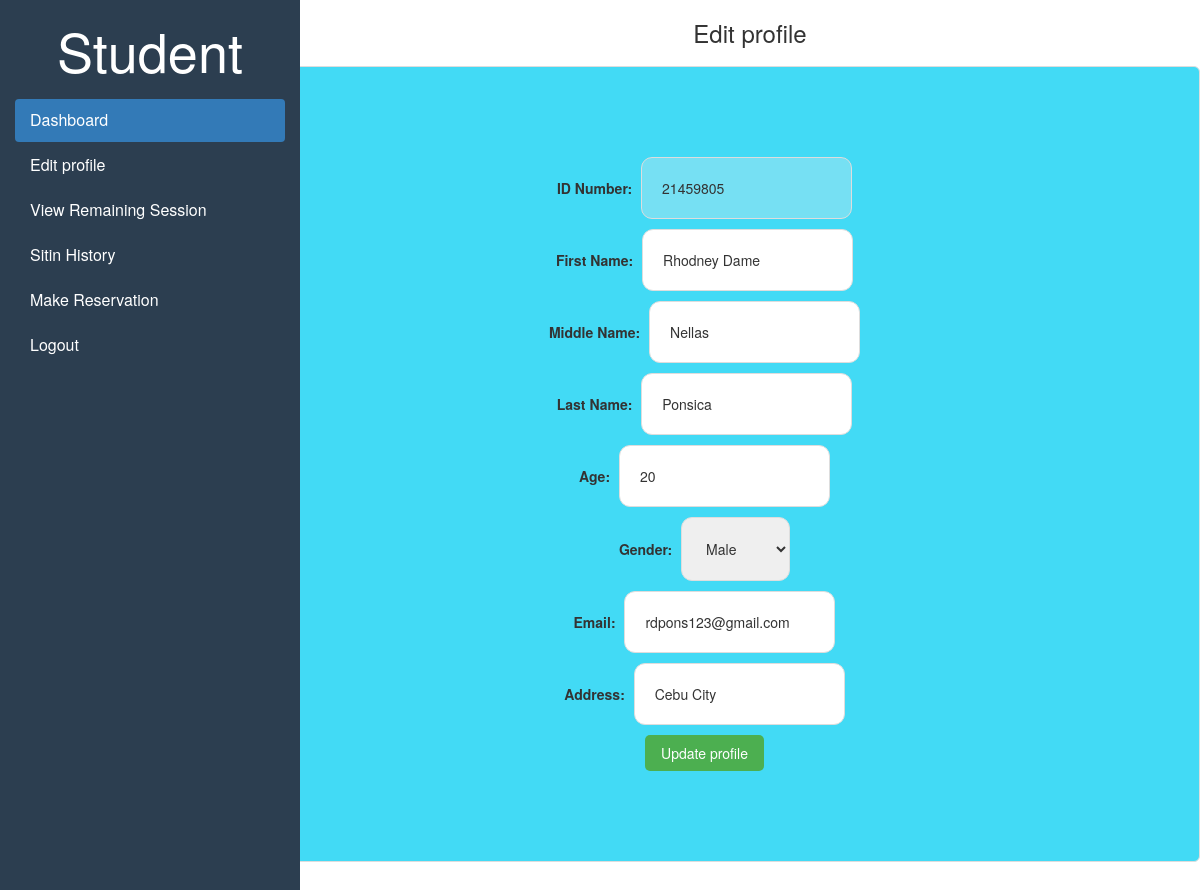
The page /editprofile.php (signed in) on the database its author committed.
### tables this page shows
CREATE TABLE `users` (
  `id` int(10) NOT NULL,
  `idno` int(10) NOT NULL,
  `firstName` varchar(50) NOT NULL,
  `middleName` varchar(50) NOT NULL,
  `lastName` varchar(50) NOT NULL,
  `password` varchar(10) NOT NULL,
  `age` int(10) NOT NULL,
  `gender` varchar(10) NOT NULL,
  `contact` varchar(50) NOT NULL,
  `email` varchar(50) NOT NULL,
  `address` varchar(50) NOT NULL,
  `purpose` varchar(50) NOT NULL,
  `lab` varchar(50) NOT NULL,
  `session` int(11) DEFAULT 30,
  `timein` datetime NOT NULL
);

### editprofile.php (the view, shortened to what this page needs)
<?php
include("connection.php");
$idno = $_SESSION['idno'];
$query = "SELECT * FROM users WHERE idno = '$idno'";
$result = mysqli_query($con, $query);
if ($result && mysqli_num_rows($result) > 0) {
    $userData = mysqli_fetch_assoc($result);
    $firstName = $userData['firstName'];
    $middleName = $userData['middleName'];
    $lastName = $userData['lastName'];
    $age = $userData['age'];
    $gender = $userData['gender'];
    $email = $userData['email'];
    $address = $userData['address'];
} else {
    echo "Error: Failed to fetch user data";
    header("Location: editprofile.php");
    exit;
}
?>
<!DOCTYPE html>
<html lang="en">
<head>
  <link rel="stylesheet" href="https://maxcdn.bootstrapcdn.com/bootstrap/3.4.1/css/bootstrap.min.css">
</head>
<body>
<div class="container-fluid">
  <div class="row content">
    <div class="col-sm-3 sidenav hidden-xs">
     <h2 class="heading" style="color: white; text-align: center;">Student</h2>
     <ul class="nav nav-pills nav-stacked">
        <li class="active"><a href="home.php">Dashboard</a></li>
        <li><a href="editprofile.php">Edit profile</a></li>
        <li><a href="homeview.php">View Remaining Session</a></li>
        <li><a href="sitinhistory.php">Sitin History</a></li>
        <li><a href="reserve.php">Make Reservation</a></li>
        <li><a href="logout.php">Logout</a></li>
      </ul>
    </div>
<main>
    <div class="latest">
        <h2>Edit profile</h2>
        <div class="edit-profile-form">
            <form action="updateprofile.php" method="post">
                <label for="idno">ID Number:</label>
                <input type="text" id="idno" name="idno" value="<?php echo $idno; ?>" disabled><br>
                <label for="firstName">First Name:</label>
                <input type="text" id="firstName" name="firstName" value="<?php echo $firstName; ?>"><br>
                <label for="middleName">Middle Name:</label>
                <input type="text" id="middleName" name="middleName" value="<?php echo $middleName; ?>"><br>
                <label for="lastName">Last Name:</label>
                <input type="text" id="lastName" name="lastName" value="<?php echo $lastName; ?>"><br>
                <label for="age">Age:</label>
                <input type="number" id="age" name="age" value="<?php echo $age; ?>"><br>
                <label for="gender">Gender:</label>
                <select id="gender" name="gender">
                    <option value="Male" <?php if ($gender == 'Male') echo 'selected'; ?>>Male</option>
                </select><br>
                <label for="email">Email:</label>
                <input type="email" id="email" name="email" value="<?php echo $email; ?>"><br>
                <label for="address">Address:</label>
                <input type="text" id="address" name="address" value="<?php echo $address; ?>"><br>
                <button type="submit">Update profile</button>
            </form>
        </div>
    </div>
    </div>
</body>
</html>

### editprofile.php (style rules this page uses)
.row.content { height: 1050px }
.sidenav { background-color: #2c3e50; height: 100%; }
.sidenav a { color: #fff; font-size: 16px; padding: 10px 15px; display: block; text-decoration: none; }
.heading { color: #34495e; font-size: 54px; margin-bottom: 20px; }
.latest { margin: 20px auto; text-align: center; }
.latest h2 { margin-bottom: 10px; }
.edit-profile-form { margin-top: 20px; padding: 90px; border: 1px solid #dddddd; border-radius: 6px; background-color: #42daf5; }
.edit-profile-form label { margin-right: 5px; }
.edit-profile-form input[type="text"], .edit-profile-form input[type="number"], .edit-profile-form input[type="email"], .edit-profile-form select { margin-bottom: 10px; padding: 20px; border: 1px solid #dddddd; border-radius: 11px; }
.edit-profile-form button { background-color: #4CAF50; border: none; color: white; padding: 8px 16px; text-align: center; text-decoration: none; display: inline-block; font-size: 14px; border-radius: 5px; cursor: pointer; }
.latest { margin-top: 20px; background-color:#fff; }
.latest h2 { color: #333; font-size: 24px; margin-bottom: 10px; }

### rows shown on the page
users: firstName "Rhodney Dame", middleName "Nellas", lastName "Ponsica", age "20", email "rdpons123@gmail.com", address "Cebu City"
